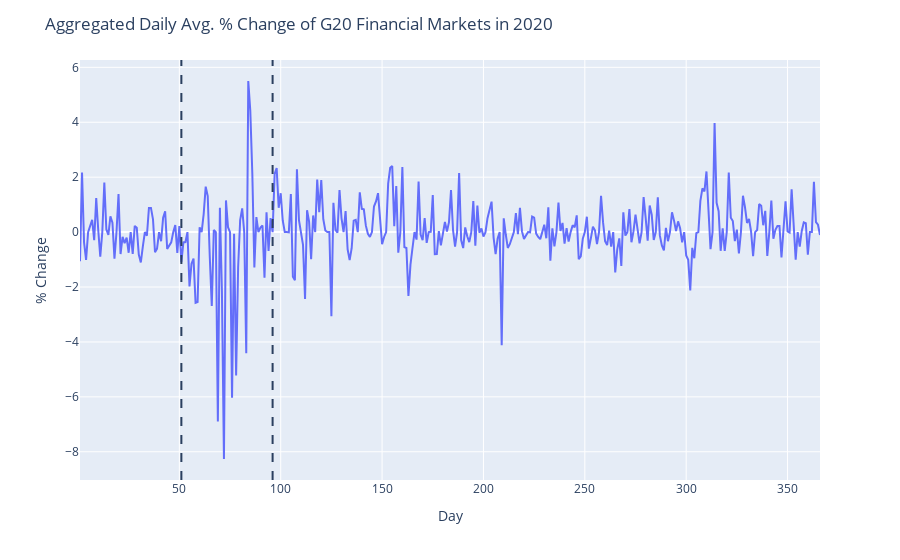

The code cell stored with this chart in its notebook:
### Markdown cell above
In our graph above we can appreciate the historical data of the most important Stock Market Indicator for each country. There are 2 black dotted lines, the first one is at February 20th 2020, when the stock market worldwide presented a bear movement; the second dotted lines corresponds to April 7th, where the worldwide  a bull movement in the stock market worldwide; according to Forbes these two dates were the dates were the most significant to demonstrate the crash and rise of the stock market due to the world wide pandemic of Covid-19.

### Code cell
fig=px.line(index_2020_day, x="day", y="pct_change")
fig.add_vline(x=51, line_dash="dash")
fig.add_vline(x=96, line_dash="dash")
fig.update_layout(title = "Aggregated Daily Avg. % Change of G20 Financial Markets in 2020", xaxis_title="Day", yaxis_title = "% Change")
fig.show()

### Figure 1 — Plotly figure (JSON) as saved in the notebook; plotly's stock layout.template omitted (floating-point values rounded to 4 significant figures; data arrays with more than 128 entries replaced by an {"elided": "..."} marker saying what was removed)
{"data": [{"hovertemplate": "day=%{x}<br>pct_change=%{y}<extra></extra>", "legendgroup": "", "line": {"color": "#636efa", "dash": "solid"}, "marker": {"symbol": "circle"}, "mode": "lines", "name": "", "orientation": "v", "showlegend": false, "type": "scatter", "x": {"elided": "366 int values"}, "xaxis": "x", "y": {"elided": "366 float values"}, "yaxis": "y"}], "layout": {"legend": {"tracegroupgap": 0}, "margin": {"t": 60}, "shapes": [{"line": {"dash": "dash"}, "type": "line", "x0": 51, "x1": 51, "xref": "x", "y0": 0, "y1": 1, "yref": "y domain"}, {"line": {"dash": "dash"}, "type": "line", "x0": 96, "x1": 96, "xref": "x", "y0": 0, "y1": 1, "yref": "y domain"}], "title": {"text": "Aggregated Daily Avg. % Change of G20 Financial Markets in 2020"}, "xaxis": {"anchor": "y", "domain": [0, 1], "title": {"text": "Day"}}, "yaxis": {"anchor": "x", "domain": [0, 1], "title": {"text": "% Change"}}}}
